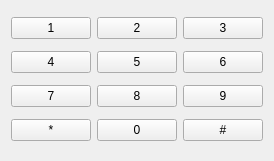
<?xml version="1.0" encoding="UTF-8"?>
<ui version="4.0">
 <class>DtmfWidget</class>
 <widget class="QWidget" name="DtmfWidget">
  <property name="geometry">
   <rect>
    <x>0</x>
    <y>0</y>
    <width>263</width>
    <height>161</height>
   </rect>
  </property>
  <layout class="QGridLayout">
   <item row="0" column="0">
    <widget class="QPushButton" name="button1">
     <property name="text">
      <string>1</string>
     </property>
    </widget>
   </item>
   <item row="0" column="1">
    <widget class="QPushButton" name="button2">
     <property name="text">
      <string>2</string>
     </property>
    </widget>
   </item>
   <item row="0" column="2">
    <widget class="QPushButton" name="button3">
     <property name="text">
      <string>3</string>
     </property>
    </widget>
   </item>
   <item row="1" column="0">
    <widget class="QPushButton" name="button4">
     <property name="text">
      <string>4</string>
     </property>
    </widget>
   </item>
   <item row="1" column="1">
    <widget class="QPushButton" name="button5">
     <property name="text">
      <string>5</string>
     </property>
    </widget>
   </item>
   <item row="1" column="2">
    <widget class="QPushButton" name="button6">
     <property name="text">
      <string>6</string>
     </property>
    </widget>
   </item>
   <item row="2" column="0">
    <widget class="QPushButton" name="button7">
     <property name="text">
      <string>7</string>
     </property>
    </widget>
   </item>
   <item row="2" column="1">
    <widget class="QPushButton" name="button8">
     <property name="text">
      <string>8</string>
     </property>
    </widget>
   </item>
   <item row="2" column="2">
    <widget class="QPushButton" name="button9">
     <property name="text">
      <string>9</string>
     </property>
    </widget>
   </item>
   <item row="3" column="0">
    <widget class="QPushButton" name="buttonAsterisk">
     <property name="text">
      <string>*</string>
     </property>
    </widget>
   </item>
   <item row="3" column="1">
    <widget class="QPushButton" name="button0">
     <property name="text">
      <string>0</string>
     </property>
    </widget>
   </item>
   <item row="3" column="2">
    <widget class="QPushButton" name="buttonHash">
     <property name="text">
      <string>#</string>
     </property>
    </widget>
   </item>
  </layout>
 </widget>
 <resources/>
 <connections/>
</ui>
